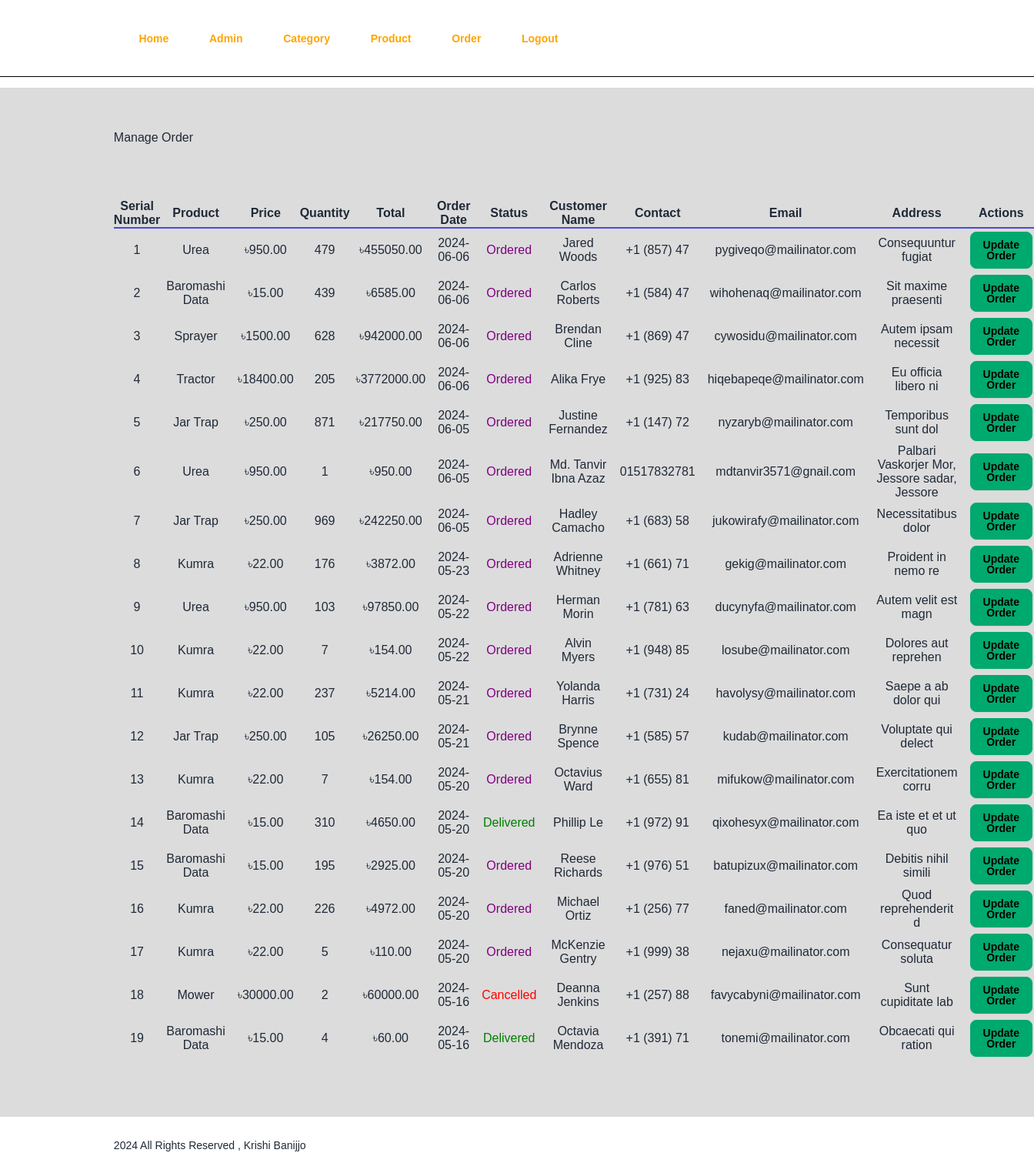
The page /admin/manage-order.php (signed in) on the database its author committed.
### tables this page shows
CREATE TABLE `tbl_order` (
  `id` int(10) NOT NULL,
  `product` varchar(255) NOT NULL,
  `price` decimal(10,2) NOT NULL,
  `qty` int(11) NOT NULL,
  `total` decimal(10,2) NOT NULL,
  `order_date` date NOT NULL,
  `status` varchar(50) NOT NULL,
  `customer_name` varchar(150) NOT NULL,
  `customer_contact` varchar(11) NOT NULL,
  `customer_email` varchar(150) NOT NULL,
  `customer_address` varchar(255) NOT NULL
);

### admin/manage-order.php (the view, shortened to what this page needs)
<?php include("../admin/partials/menu.php") ?>
<div class="main-content">
    <div class="wrapper">
        <h1>Manage Order</h1>
        <br>
        <br>
        <table class="w-full my-5">
            <tr class="border-b-2 border-indigo-600 ">
                <th>Serial Number</th>
                <th>Product</th>
                <th>Price</th>
                <th>Quantity</th>
                <th>Total</th>
                <th>Order Date</th>
                <th>Status</th>
                <th>Customer Name</th>
                <th>Contact</th>
                <th>Email</th>
                <th>Address</th>
                <th>Actions</th>
            </tr>
            <?php
            $sn = 1;
            $sql = "SELECT * FROM tbl_order ORDER BY id DESC";
            $res = mysqli_query($conn, $sql);
            $count = mysqli_num_rows($res);
            if ($count > 0) {
                while ($row = mysqli_fetch_assoc($res)) {
                    $id = $row['id'];
                    $product = $row['product'];
                    $price = $row['price'];
                    $qty = $row['qty'];
                    $total = $row['total'];
                    $order_date = $row['order_date'];
                    $status = $row['status'];
                    $customer_name = $row['customer_name'];
                    $customer_contact = $row['customer_contact'];
                    $customer_email = $row['customer_email'];
                    $customer_address = $row['customer_address'];
            ?>
                <tr>
                    <td class="px-2 text-center"><?php echo $sn++ ?></td>
                    <td class="px-2 text-center"><?php echo $product ?></td>
                    <td class="px-2 text-center"><?php echo '৳'.$price ?></td>
                    <td class="px-2 text-center"><?php echo $qty ?></td>
                    <td class="px-2 text-center"><?php echo '৳'.$total ?></td>
                    <td class="px-2 text-center"><?php echo $order_date ?></td>
                    <td class="px-2 text-center">
                       <?php
                       if($status == "Ordered"){
                        echo "<label style='color:purple'>$status</label>";
                       }
                       elseif($status == "On Delivery"){
                        echo "<label style='color:orange'>$status</label>";
                       }
                       elseif($status == "Delivered"){
                        echo "<label style='color:green'>$status</label>";
                       }
                       elseif($status == "Cancelled"){
                        echo "<label style='color:red'>$status</label>";
                       }
                       ?>
                    </td>
                    <td class="px-2 text-center"><?php echo $customer_name ?></td>
                    <td class="px-2 text-center"><?php echo $customer_contact ?></td>
                    <td class="px-2 text-center"><?php echo $customer_email ?></td>
                    <td class="px-2 text-center"><?php echo $customer_address ?></td>
                    <td class="px-2 py-1 text-center">
                        <a href="<?php echo SITEURL?>admin/update-order.php?id=<?php echo $id ?>" class="btn btn-success">Update Order</a>
                    </td>
                </tr>
            <?php
                }
            } else {
                echo "<tr><td colspan='12'>Order Not Available</td></tr>";
            }
            ?>
        </table>
    </div>
</div>
<?php include("../admin/partials/footer.php") ?>

### admin/partials/menu.php (shortened to what this page needs)
<html lang="en">
<head>
    <link href="https://cdn.jsdelivr.net/npm/daisyui@4.10.1/dist/full.min.css" rel="stylesheet" type="text/css" />
    <link rel="stylesheet" href="../css/admin.css">
    <script src="https://cdn.tailwindcss.com"></script>
</head>
<body>
    <div class="menu text-center">
        <div class="wrapper">
            <ul class="flex">
                <li><a href="index.php">Home</a></li>
                <li><a href="manage-admin.php">Admin</a></li>
                <li><a href="manage-category.php">Category</a></li>
                <li><a href="manage-product.php">Product</a></li>
                <li><a href="manage-order.php">Order</a></li>
                <li><a href="logout.php">Logout</a></li>
            </ul>
        </div>
    </div>

### admin/partials/footer.php
<div class="footer">
        <div class="wrapper">
            <p class="text-center" >2024 All Rights Reserved , Krishi Banijjo </p>
        </div>
    </div>
</body>

### css/admin.css (style rules this page uses)
* { margin: 0; padding: 0; font-family: Arial, Helvetica, sans-serif; }
.wrapper { padding: 1%; width: 80%; margin: 0 auto; }
.menu { border-bottom: 1px solid black; }
.text-center { text-align: center; }
.menu ul { list-style-type: none; }
.menu ul li { display: inline; padding: 1%; }
.menu ul li a { text-decoration: none; font-weight: bold; color: orange; }
.main-content { margin: 1% 0; background-color: gainsboro; padding: 3% 0; }
table tr th { border-bottom: 1px solid black; }

### rows shown on the page
tbl_order: product "Urea", price "950.00", qty "479", total "455050.00", order_date "2024-06-06", status "Ordered", customer_name "Jared Woods", customer_contact "+1 (857) 47", customer_email "pygiveqo@mailinator.com", customer_address "Consequuntur fugiat"
tbl_order: product "Baromashi Data", price "15.00", qty "439", total "6585.00", order_date "2024-06-06", status "Ordered", customer_name "Carlos Roberts", customer_contact "+1 (584) 47", customer_email "wihohenaq@mailinator.com", customer_address "Sit maxime praesenti"
tbl_order: product "Sprayer", price "1500.00", qty "628", total "942000.00", order_date "2024-06-06", status "Ordered", customer_name "Brendan Cline", customer_contact "+1 (869) 47", customer_email "cywosidu@mailinator.com", customer_address "Autem ipsam necessit"
tbl_order: product "Tractor", price "18400.00", qty "205", total "3772000.00", order_date "2024-06-06", status "Ordered", customer_name "Alika Frye", customer_contact "+1 (925) 83", customer_email "hiqebapeqe@mailinator.com", customer_address "Eu officia libero ni"
tbl_order: product "Jar Trap", price "250.00", qty "871", total "217750.00", order_date "2024-06-05", status "Ordered", customer_name "Justine Fernandez", customer_contact "+1 (147) 72", customer_email "nyzaryb@mailinator.com", customer_address "Temporibus sunt dol"
tbl_order: product "Urea", price "950.00", qty "1", total "950.00", order_date "2024-06-05", status "Ordered", customer_name "Md. Tanvir Ibna Azaz", customer_contact "01517832781", customer_email "mdtanvir3571@gnail.com", customer_address "Palbari Vaskorjer Mor, Jessore sadar, Jessore"
tbl_order: product "Jar Trap", price "250.00", qty "969", total "242250.00", order_date "2024-06-05", status "Ordered", customer_name "Hadley Camacho", customer_contact "+1 (683) 58", customer_email "jukowirafy@mailinator.com", customer_address "Necessitatibus dolor"
tbl_order: product "Kumra", price "22.00", qty "176", total "3872.00", order_date "2024-05-23", status "Ordered", customer_name "Adrienne Whitney", customer_contact "+1 (661) 71", customer_email "gekig@mailinator.com", customer_address "Proident in nemo re"
tbl_order: product "Urea", price "950.00", qty "103", total "97850.00", order_date "2024-05-22", status "Ordered", customer_name "Herman Morin", customer_contact "+1 (781) 63", customer_email "ducynyfa@mailinator.com", customer_address "Autem velit est magn"
tbl_order: product "Kumra", price "22.00", qty "7", total "154.00", order_date "2024-05-22", status "Ordered", customer_name "Alvin Myers", customer_contact "+1 (948) 85", customer_email "losube@mailinator.com", customer_address "Dolores aut reprehen"
tbl_order: product "Kumra", price "22.00", qty "237", total "5214.00", order_date "2024-05-21", status "Ordered", customer_name "Yolanda Harris", customer_contact "+1 (731) 24", customer_email "havolysy@mailinator.com", customer_address "Saepe a ab dolor qui"
tbl_order: product "Jar Trap", price "250.00", qty "105", total "26250.00", order_date "2024-05-21", status "Ordered", customer_name "Brynne Spence", customer_contact "+1 (585) 57", customer_email "kudab@mailinator.com", customer_address "Voluptate qui delect"
tbl_order: product "Kumra", price "22.00", qty "7", total "154.00", order_date "2024-05-20", status "Ordered", customer_name "Octavius Ward", customer_contact "+1 (655) 81", customer_email "mifukow@mailinator.com", customer_address "Exercitationem corru"
tbl_order: product "Baromashi Data", price "15.00", qty "310", total "4650.00", order_date "2024-05-20", status "Delivered", customer_name "Phillip Le", customer_contact "+1 (972) 91", customer_email "qixohesyx@mailinator.com", customer_address "Ea iste et et ut quo"
tbl_order: product "Baromashi Data", price "15.00", qty "195", total "2925.00", order_date "2024-05-20", status "Ordered", customer_name "Reese Richards", customer_contact "+1 (976) 51", customer_email "batupizux@mailinator.com", customer_address "Debitis nihil simili"
tbl_order: product "Kumra", price "22.00", qty "226", total "4972.00", order_date "2024-05-20", status "Ordered", customer_name "Michael Ortiz", customer_contact "+1 (256) 77", customer_email "faned@mailinator.com", customer_address "Quod reprehenderit d"
tbl_order: product "Kumra", price "22.00", qty "5", total "110.00", order_date "2024-05-20", status "Ordered", customer_name "McKenzie Gentry", customer_contact "+1 (999) 38", customer_email "nejaxu@mailinator.com", customer_address "Consequatur soluta"
tbl_order: product "Mower", price "30000.00", qty "2", total "60000.00", order_date "2024-05-16", status "Cancelled", customer_name "Deanna Jenkins", customer_contact "+1 (257) 88", customer_email "favycabyni@mailinator.com", customer_address "Sunt cupiditate lab"
tbl_order: product "Baromashi Data", price "15.00", qty "4", total "60.00", order_date "2024-05-16", status "Delivered", customer_name "Octavia Mendoza", customer_contact "+1 (391) 71", customer_email "tonemi@mailinator.com", customer_address "Obcaecati qui ration"
